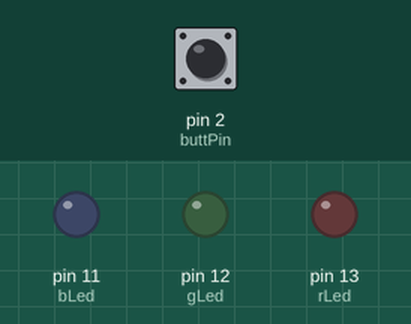
The sketch below on a simulated Arduino Uno, built with avr-gcc and run on an emulated ATmega328P. Shown: output pins drawn as LEDs (lit = HIGH). Inputs (shaded band) come from the test bench; at power-on: pin 2 (buttPin) LOW.

Above: at 1.2 s.
1.3 s: pin 2 (buttPin) pulled HIGH for 0.15 s
At 1.7 s:
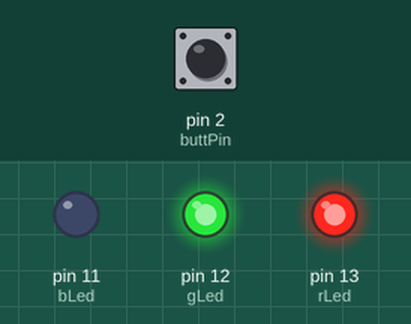
At 3.0 s:
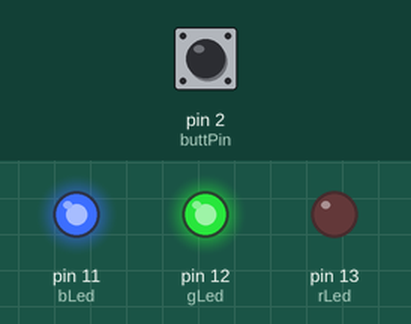
4.3 s: pin 2 (buttPin) pulled HIGH for 1 s
8.3 s: pin 2 (buttPin) pulled HIGH for 3.2 s
At 10.9 s:
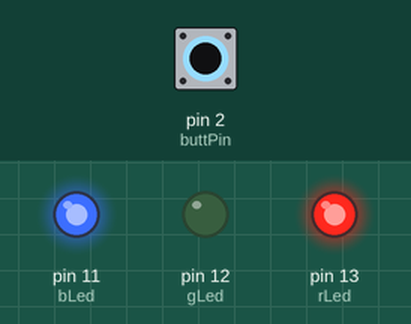
Timing chart, 0 to 13.4 s (numbered marks = the images above; inputs shaded):
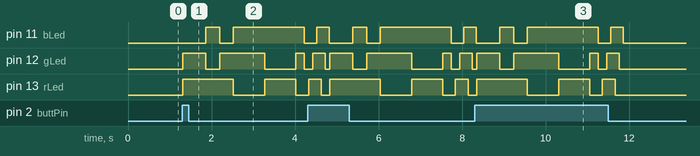

Measured:
- after the input at 1.3 s, pin 11 (bLed): LOW → HIGH after 0.56 s, → LOW 0.33 s later, → HIGH 0.33 s later, → LOW 1.7 s later; pin 12 (gLed): goes HIGH 0.55 s, LOW 0.33 s, HIGH 1.1 s, LOW 0.75 s, HIGH 0.20 s, then LOW, starting at once; pin 13 (rLed): LOW → HIGH at once, → LOW 1.2 s later, → HIGH 0.75 s later, → LOW 0.75 s later
- after the input at 8.3 s, pin 12 (gLed): LOW → HIGH after 0.05 s, → LOW 0.55 s later, → HIGH 0.33 s later, → LOW 1.1 s later, … (8 changes in this stretch); pin 13 (rLed): goes HIGH 1.2 s, LOW 0.75 s, HIGH 0.75 s, LOW 0.30 s, HIGH 0.30 s, then LOW, starting after 0.05 s

The sketch:

SS6_RGBfun.ino
```cpp
const int buttPin = 2;
const int rLed = 13;
const int gLed = 12;
const int bLed = 11;

int buttState = 0;

void setup() {
  pinMode(rLed, OUTPUT);
  pinMode(gLed, OUTPUT);
  pinMode(bLed, OUTPUT);
  pinMode(buttPin, INPUT);

}

void loop() {
  buttState = digitalRead(buttPin);

  delay(10);

  if (buttState == HIGH){
    digitalWrite(rLed, HIGH);
    digitalWrite(gLed, HIGH);
    delay(550);
    digitalWrite(gLed, LOW);
    digitalWrite(bLed, HIGH);
    delay(330);
    digitalWrite(bLed, LOW);
    digitalWrite(gLed, HIGH);
    digitalWrite(rLed, HIGH);
    delay(330);
    digitalWrite(rLed, LOW);
    digitalWrite(bLed, HIGH);
    delay(750);
    digitalWrite(gLed, LOW);
    digitalWrite(rLed, HIGH);
    delay(750);
    digitalWrite(rLed, LOW);
    digitalWrite(gLed, HIGH);
    delay(200);
    digitalWrite(rLed, LOW);
    digitalWrite(gLed, LOW);
    digitalWrite(bLed, LOW);
    delay(100);
    digitalWrite(rLed, HIGH);
    delay(100);
    digitalWrite(gLed, HIGH);
    delay(100);
    digitalWrite(bLed, HIGH);
    delay(100);
    digitalWrite(rLed, LOW);
    delay(100);
    digitalWrite(gLed, LOW);
    delay(100);
    digitalWrite(bLed, LOW);


  } else {
    digitalWrite(rLed, LOW);
    digitalWrite(gLed, LOW);
    digitalWrite(bLed, LOW);
  }

}
```
